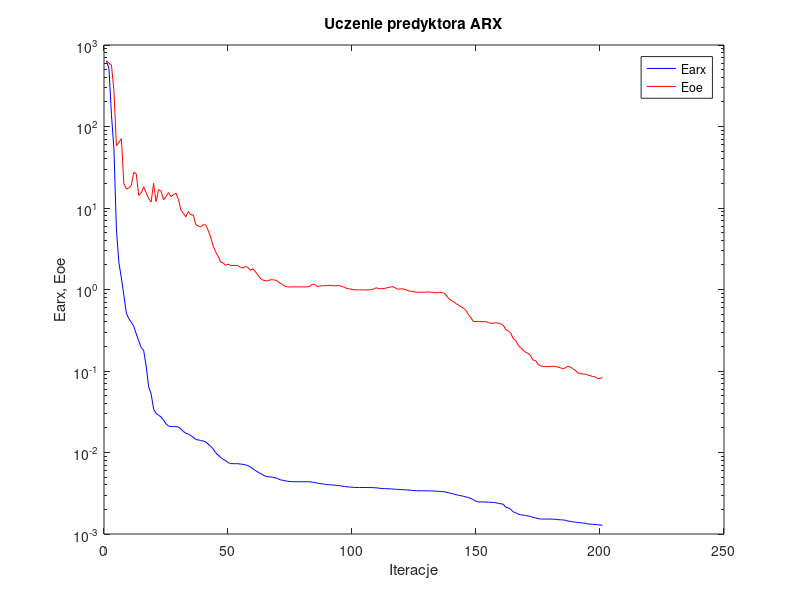
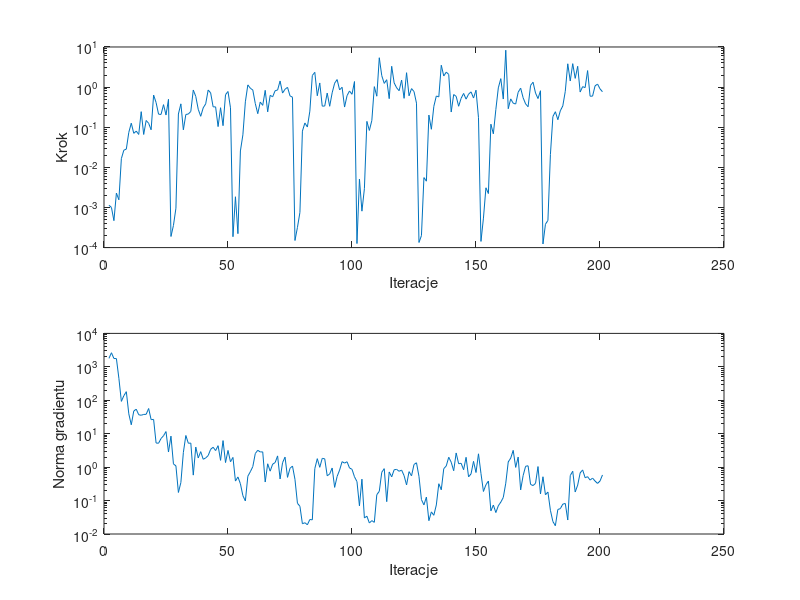

These charts were generated, in order, by the following MATLAB code:
%uczenie predyktora arx
clear all;
n=0; farx(n+1)=6.399469e+002; foe(n+1)=6.354167e+002; wspucz(n+1)=0.000000e+000; ng(n+1)=0.000000e+000;
%odnowa zmiennej metryki
n=1; farx(n+1)=5.087225e+002; foe(n+1)=5.990561e+002; krok(n+1)=1.137613e-003; ng(n+1)=1.789942e+003;
n=2; farx(n+1)=1.402370e+002; foe(n+1)=5.669058e+002; krok(n+1)=1.001196e-003; ng(n+1)=2.638979e+003;
n=3; farx(n+1)=5.290989e+001; foe(n+1)=2.754856e+002; krok(n+1)=4.691225e-004; ng(n+1)=1.772254e+003;
n=4; farx(n+1)=5.528392e+000; foe(n+1)=5.796658e+001; krok(n+1)=2.281831e-003; ng(n+1)=1.764790e+003;
n=5; farx(n+1)=2.131041e+000; foe(n+1)=6.377318e+001; krok(n+1)=1.554197e-003; ng(n+1)=4.537081e+002;
n=6; farx(n+1)=1.387484e+000; foe(n+1)=7.096678e+001; krok(n+1)=1.650423e-002; ng(n+1)=9.255820e+001;
n=7; farx(n+1)=8.541270e-001; foe(n+1)=1.997363e+001; krok(n+1)=2.680031e-002; ng(n+1)=1.371507e+002;
n=8; farx(n+1)=5.128601e-001; foe(n+1)=1.702142e+001; krok(n+1)=2.847603e-002; ng(n+1)=1.806148e+002;
n=9; farx(n+1)=4.396065e-001; foe(n+1)=1.766011e+001; krok(n+1)=7.461084e-002; ng(n+1)=3.926571e+001;
n=10; farx(n+1)=3.962458e-001; foe(n+1)=1.886969e+001; krok(n+1)=1.261335e-001; ng(n+1)=1.848717e+001;
n=11; farx(n+1)=3.539455e-001; foe(n+1)=2.736487e+001; krok(n+1)=7.053511e-002; ng(n+1)=4.762584e+001;
n=12; farx(n+1)=2.864934e-001; foe(n+1)=2.634887e+001; krok(n+1)=8.000730e-002; ng(n+1)=5.416602e+001;
n=13; farx(n+1)=2.344725e-001; foe(n+1)=1.434823e+001; krok(n+1)=6.601690e-002; ng(n+1)=3.685103e+001;
n=14; farx(n+1)=1.939944e-001; foe(n+1)=1.524103e+001; krok(n+1)=2.443912e-001; ng(n+1)=3.561001e+001;
n=15; farx(n+1)=1.780187e-001; foe(n+1)=1.821846e+001; krok(n+1)=6.602029e-002; ng(n+1)=3.769441e+001;
n=16; farx(n+1)=1.151617e-001; foe(n+1)=1.538412e+001; krok(n+1)=1.474115e-001; ng(n+1)=3.796059e+001;
n=17; farx(n+1)=6.388095e-002; foe(n+1)=1.307839e+001; krok(n+1)=1.252004e-001; ng(n+1)=5.670228e+001;
n=18; farx(n+1)=5.260206e-002; foe(n+1)=1.184290e+001; krok(n+1)=8.643496e-002; ng(n+1)=2.633532e+001;
n=19; farx(n+1)=3.409342e-002; foe(n+1)=2.007044e+001; krok(n+1)=6.340763e-001; ng(n+1)=2.673075e+001;
n=20; farx(n+1)=3.018603e-002; foe(n+1)=1.200170e+001; krok(n+1)=4.128102e-001; ng(n+1)=5.271763e+000;
n=21; farx(n+1)=2.874303e-002; foe(n+1)=1.686243e+001; krok(n+1)=2.114442e-001; ng(n+1)=5.183085e+000;
n=22; farx(n+1)=2.728963e-002; foe(n+1)=1.616553e+001; krok(n+1)=2.082003e-001; ng(n+1)=7.185176e+000;
n=23; farx(n+1)=2.497563e-002; foe(n+1)=1.258163e+001; krok(n+1)=3.655097e-001; ng(n+1)=8.702549e+000;
n=24; farx(n+1)=2.243105e-002; foe(n+1)=1.379401e+001; krok(n+1)=2.016994e-001; ng(n+1)=1.158247e+001;
n=25; farx(n+1)=2.114409e-002; foe(n+1)=1.549383e+001; krok(n+1)=4.967261e-001; ng(n+1)=2.832886e+000;
%odnowa zmiennej metryki
n=26; farx(n+1)=2.082345e-002; foe(n+1)=1.378633e+001; krok(n+1)=1.891762e-004; ng(n+1)=8.457765e+000;
n=27; farx(n+1)=2.080668e-002; foe(n+1)=1.455452e+001; krok(n+1)=3.569431e-004; ng(n+1)=1.250776e+000;
n=28; farx(n+1)=2.077537e-002; foe(n+1)=1.523737e+001; krok(n+1)=9.584745e-004; ng(n+1)=1.087868e+000;
n=29; farx(n+1)=2.054172e-002; foe(n+1)=1.279725e+001; krok(n+1)=2.134155e-001; ng(n+1)=1.746790e-001;
n=30; farx(n+1)=1.939062e-002; foe(n+1)=9.458204e+000; krok(n+1)=3.827775e-001; ng(n+1)=3.475199e-001;
n=31; farx(n+1)=1.812282e-002; foe(n+1)=8.662436e+000; krok(n+1)=8.625198e-002; ng(n+1)=2.752086e+000;
n=32; farx(n+1)=1.721446e-002; foe(n+1)=7.763237e+000; krok(n+1)=2.079006e-001; ng(n+1)=8.843935e+000;
n=33; farx(n+1)=1.679405e-002; foe(n+1)=9.073881e+000; krok(n+1)=2.134155e-001; ng(n+1)=5.181963e+000;
n=34; farx(n+1)=1.610137e-002; foe(n+1)=8.239541e+000; krok(n+1)=2.475890e-001; ng(n+1)=5.231962e+000;
n=35; farx(n+1)=1.541159e-002; foe(n+1)=8.215305e+000; krok(n+1)=8.456470e-001; ng(n+1)=5.772945e-001;
n=36; farx(n+1)=1.441119e-002; foe(n+1)=6.238961e+000; krok(n+1)=5.870903e-001; ng(n+1)=3.987844e+000;
n=37; farx(n+1)=1.428250e-002; foe(n+1)=6.008384e+000; krok(n+1)=2.798246e-001; ng(n+1)=1.883025e+000;
n=38; farx(n+1)=1.403013e-002; foe(n+1)=5.879888e+000; krok(n+1)=1.871892e-001; ng(n+1)=2.906253e+000;
n=39; farx(n+1)=1.383436e-002; foe(n+1)=6.238237e+000; krok(n+1)=3.041754e-001; ng(n+1)=1.719632e+000;
n=40; farx(n+1)=1.348635e-002; foe(n+1)=6.215543e+000; krok(n+1)=3.819429e-001; ng(n+1)=1.882037e+000;
n=41; farx(n+1)=1.268416e-002; foe(n+1)=5.321717e+000; krok(n+1)=8.457767e-001; ng(n+1)=2.214242e+000;
n=42; farx(n+1)=1.188674e-002; foe(n+1)=4.383931e+000; krok(n+1)=7.178655e-001; ng(n+1)=3.415593e+000;
n=43; farx(n+1)=1.107853e-002; foe(n+1)=3.442587e+000; krok(n+1)=3.224739e-001; ng(n+1)=3.932975e+000;
n=44; farx(n+1)=9.978067e-003; foe(n+1)=2.902225e+000; krok(n+1)=3.214125e-001; ng(n+1)=3.129727e+000;
n=45; farx(n+1)=9.292155e-003; foe(n+1)=2.579044e+000; krok(n+1)=1.036878e-001; ng(n+1)=4.380483e+000;
n=46; farx(n+1)=8.739709e-003; foe(n+1)=2.176926e+000; krok(n+1)=3.064368e-001; ng(n+1)=1.594268e+000;
n=47; farx(n+1)=8.266347e-003; foe(n+1)=2.122027e+000; krok(n+1)=1.093247e-001; ng(n+1)=6.223567e+000;
n=48; farx(n+1)=7.987137e-003; foe(n+1)=1.982464e+000; krok(n+1)=6.480438e-001; ng(n+1)=1.370020e+000;
n=49; farx(n+1)=7.528420e-003; foe(n+1)=2.047017e+000; krok(n+1)=7.771907e-001; ng(n+1)=3.162329e+000;
n=50; farx(n+1)=7.314979e-003; foe(n+1)=1.974598e+000; krok(n+1)=3.047347e-001; ng(n+1)=1.448348e+000;
%odnowa zmiennej metryki
n=51; farx(n+1)=7.297468e-003; foe(n+1)=1.966558e+000; krok(n+1)=1.867829e-004; ng(n+1)=1.951296e+000;
n=52; farx(n+1)=7.289774e-003; foe(n+1)=1.974455e+000; krok(n+1)=1.849821e-003; ng(n+1)=3.830283e-001;
n=53; farx(n+1)=7.288063e-003; foe(n+1)=1.960570e+000; krok(n+1)=2.224690e-004; ng(n+1)=5.078913e-001;
n=54; farx(n+1)=7.208051e-003; foe(n+1)=1.873310e+000; krok(n+1)=2.563788e-002; ng(n+1)=3.186827e-001;
n=55; farx(n+1)=7.168776e-003; foe(n+1)=1.829299e+000; krok(n+1)=6.460817e-002; ng(n+1)=1.401638e-001;
n=56; farx(n+1)=7.054771e-003; foe(n+1)=1.930755e+000; krok(n+1)=4.305446e-001; ng(n+1)=9.736265e-002;
n=57; farx(n+1)=6.896451e-003; foe(n+1)=1.858055e+000; krok(n+1)=1.136651e+000; ng(n+1)=5.350778e-001;
n=58; farx(n+1)=6.667054e-003; foe(n+1)=1.730842e+000; krok(n+1)=9.372047e-001; ng(n+1)=7.283605e-001;
n=59; farx(n+1)=6.321908e-003; foe(n+1)=1.797619e+000; krok(n+1)=8.456470e-001; ng(n+1)=1.034164e+000;
n=60; farx(n+1)=6.020662e-003; foe(n+1)=1.666472e+000; krok(n+1)=3.904377e-001; ng(n+1)=2.551870e+000;
n=61; farx(n+1)=5.775398e-003; foe(n+1)=1.515931e+000; krok(n+1)=2.176811e-001; ng(n+1)=3.192920e+000;
n=62; farx(n+1)=5.534585e-003; foe(n+1)=1.372531e+000; krok(n+1)=4.228884e-001; ng(n+1)=2.845707e+000;
n=63; farx(n+1)=5.340937e-003; foe(n+1)=1.307479e+000; krok(n+1)=3.510640e-001; ng(n+1)=2.857373e+000;
n=64; farx(n+1)=5.120104e-003; foe(n+1)=1.281605e+000; krok(n+1)=8.316025e-001; ng(n+1)=3.590869e-001;
n=65; farx(n+1)=5.058825e-003; foe(n+1)=1.277419e+000; krok(n+1)=2.418297e-001; ng(n+1)=1.259826e+000;
n=66; farx(n+1)=5.011259e-003; foe(n+1)=1.314611e+000; krok(n+1)=6.228822e-001; ng(n+1)=7.574213e-001;
n=67; farx(n+1)=4.973853e-003; foe(n+1)=1.317980e+000; krok(n+1)=5.738785e-001; ng(n+1)=1.227739e+000;
n=68; farx(n+1)=4.895106e-003; foe(n+1)=1.305507e+000; krok(n+1)=8.127796e-001; ng(n+1)=1.367158e+000;
n=69; farx(n+1)=4.788752e-003; foe(n+1)=1.264571e+000; krok(n+1)=8.457767e-001; ng(n+1)=2.166398e+000;
n=70; farx(n+1)=4.633055e-003; foe(n+1)=1.197693e+000; krok(n+1)=1.422745e+000; ng(n+1)=4.428056e-001;
n=71; farx(n+1)=4.566208e-003; foe(n+1)=1.145626e+000; krok(n+1)=7.101669e-001; ng(n+1)=1.361575e+000;
n=72; farx(n+1)=4.490489e-003; foe(n+1)=1.096920e+000; krok(n+1)=8.838889e-001; ng(n+1)=1.995009e+000;
n=73; farx(n+1)=4.443641e-003; foe(n+1)=1.076621e+000; krok(n+1)=9.876806e-001; ng(n+1)=4.942371e-001;
n=74; farx(n+1)=4.405168e-003; foe(n+1)=1.073663e+000; krok(n+1)=6.051036e-001; ng(n+1)=9.252059e-001;
n=75; farx(n+1)=4.382351e-003; foe(n+1)=1.076119e+000; krok(n+1)=5.600723e-001; ng(n+1)=1.078424e+000;
%odnowa zmiennej metryki
n=76; farx(n+1)=4.381651e-003; foe(n+1)=1.077380e+000; krok(n+1)=1.501886e-004; ng(n+1)=4.312192e-001;
n=77; farx(n+1)=4.381598e-003; foe(n+1)=1.077098e+000; krok(n+1)=3.184791e-004; ng(n+1)=8.289526e-002;
n=78; farx(n+1)=4.381494e-003; foe(n+1)=1.076837e+000; krok(n+1)=7.543972e-004; ng(n+1)=6.754052e-002;
n=79; farx(n+1)=4.380498e-003; foe(n+1)=1.074673e+000; krok(n+1)=8.000730e-002; ng(n+1)=2.024984e-002;
n=80; farx(n+1)=4.378825e-003; foe(n+1)=1.075081e+000; krok(n+1)=1.276801e-001; ng(n+1)=2.174508e-002;
n=81; farx(n+1)=4.377360e-003; foe(n+1)=1.079917e+000; krok(n+1)=1.011122e-001; ng(n+1)=1.888894e-002;
n=82; farx(n+1)=4.371581e-003; foe(n+1)=1.096140e+000; krok(n+1)=2.515310e-001; ng(n+1)=2.714665e-002;
n=83; farx(n+1)=4.327871e-003; foe(n+1)=1.159505e+000; krok(n+1)=1.948980e+000; ng(n+1)=2.651784e-002;
n=84; farx(n+1)=4.267886e-003; foe(n+1)=1.156280e+000; krok(n+1)=2.336873e+000; ng(n+1)=9.024302e-001;
n=85; farx(n+1)=4.216766e-003; foe(n+1)=1.088459e+000; krok(n+1)=6.088496e-001; ng(n+1)=1.792136e+000;
n=86; farx(n+1)=4.158110e-003; foe(n+1)=1.101498e+000; krok(n+1)=1.269080e+000; ng(n+1)=9.882383e-001;
n=87; farx(n+1)=4.126287e-003; foe(n+1)=1.114589e+000; krok(n+1)=3.355407e-001; ng(n+1)=1.831142e+000;
n=88; farx(n+1)=4.075869e-003; foe(n+1)=1.111205e+000; krok(n+1)=3.372291e-001; ng(n+1)=1.773549e+000;
n=89; farx(n+1)=4.031166e-003; foe(n+1)=1.118388e+000; krok(n+1)=7.101669e-001; ng(n+1)=5.521856e-001;
n=90; farx(n+1)=4.019830e-003; foe(n+1)=1.124646e+000; krok(n+1)=3.326660e-001; ng(n+1)=6.225731e-001;
n=91; farx(n+1)=4.002002e-003; foe(n+1)=1.116002e+000; krok(n+1)=7.215816e-001; ng(n+1)=9.427432e-001;
n=92; farx(n+1)=3.977484e-003; foe(n+1)=1.108013e+000; krok(n+1)=1.251615e+000; ng(n+1)=2.480698e-001;
n=93; farx(n+1)=3.947044e-003; foe(n+1)=1.118150e+000; krok(n+1)=1.541916e+000; ng(n+1)=5.273749e-001;
n=94; farx(n+1)=3.929363e-003; foe(n+1)=1.113707e+000; krok(n+1)=8.536620e-001; ng(n+1)=8.153636e-001;
n=95; farx(n+1)=3.861103e-003; foe(n+1)=1.085044e+000; krok(n+1)=9.906032e-001; ng(n+1)=1.459075e+000;
n=96; farx(n+1)=3.831700e-003; foe(n+1)=1.067632e+000; krok(n+1)=3.183983e-001; ng(n+1)=1.321513e+000;
n=97; farx(n+1)=3.790853e-003; foe(n+1)=1.025799e+000; krok(n+1)=6.128735e-001; ng(n+1)=1.450774e+000;
n=98; farx(n+1)=3.771236e-003; foe(n+1)=1.018689e+000; krok(n+1)=8.008859e-001; ng(n+1)=9.422342e-001;
n=99; farx(n+1)=3.750692e-003; foe(n+1)=1.003719e+000; krok(n+1)=6.622313e-001; ng(n+1)=8.628515e-001;
n=100; farx(n+1)=3.726287e-003; foe(n+1)=9.916124e-001; krok(n+1)=1.377726e+000; ng(n+1)=5.142154e-001;
%odnowa zmiennej metryki
n=101; farx(n+1)=3.725574e-003; foe(n+1)=9.894431e-001; krok(n+1)=1.261442e-004; ng(n+1)=3.697091e-001;
n=102; farx(n+1)=3.724631e-003; foe(n+1)=9.901708e-001; krok(n+1)=5.119766e-003; ng(n+1)=6.959816e-002;
n=103; farx(n+1)=3.720950e-003; foe(n+1)=9.905727e-001; krok(n+1)=8.094739e-004; ng(n+1)=4.367327e-001;
n=104; farx(n+1)=3.720878e-003; foe(n+1)=9.904358e-001; krok(n+1)=2.953444e-003; ng(n+1)=3.016572e-002;
n=105; farx(n+1)=3.716288e-003; foe(n+1)=9.850479e-001; krok(n+1)=1.399123e-001; ng(n+1)=3.409231e-002;
n=106; farx(n+1)=3.714817e-003; foe(n+1)=9.917093e-001; krok(n+1)=8.322808e-002; ng(n+1)=2.137100e-002;
n=107; farx(n+1)=3.711994e-003; foe(n+1)=9.960994e-001; krok(n+1)=1.476964e-001; ng(n+1)=2.514354e-002;
n=108; farx(n+1)=3.695696e-003; foe(n+1)=1.026990e+000; krok(n+1)=1.026961e+000; ng(n+1)=2.234841e-002;
n=109; farx(n+1)=3.686315e-003; foe(n+1)=1.049387e+000; krok(n+1)=5.930463e-001; ng(n+1)=1.502435e-001;
n=110; farx(n+1)=3.639428e-003; foe(n+1)=1.017323e+000; krok(n+1)=5.395666e+000; ng(n+1)=1.891502e-001;
n=111; farx(n+1)=3.618656e-003; foe(n+1)=1.028419e+000; krok(n+1)=1.927884e+000; ng(n+1)=7.024572e-001;
n=112; farx(n+1)=3.603208e-003; foe(n+1)=1.024475e+000; krok(n+1)=1.236406e+000; ng(n+1)=9.004030e-001;
n=113; farx(n+1)=3.597204e-003; foe(n+1)=1.050006e+000; krok(n+1)=1.530125e+000; ng(n+1)=9.282279e-002;
n=114; farx(n+1)=3.591302e-003; foe(n+1)=1.059312e+000; krok(n+1)=5.154350e-001; ng(n+1)=7.171313e-001;
n=115; farx(n+1)=3.571700e-003; foe(n+1)=1.081777e+000; krok(n+1)=3.302482e+000; ng(n+1)=5.120419e-001;
n=116; farx(n+1)=3.552516e-003; foe(n+1)=1.073435e+000; krok(n+1)=1.272290e+000; ng(n+1)=8.360615e-001;
n=117; farx(n+1)=3.531843e-003; foe(n+1)=1.017016e+000; krok(n+1)=9.607629e-001; ng(n+1)=8.556829e-001;
n=118; farx(n+1)=3.515959e-003; foe(n+1)=1.011523e+000; krok(n+1)=8.127796e-001; ng(n+1)=7.511228e-001;
n=119; farx(n+1)=3.500500e-003; foe(n+1)=1.018428e+000; krok(n+1)=1.499788e+000; ng(n+1)=8.160331e-001;
n=120; farx(n+1)=3.492292e-003; foe(n+1)=1.013423e+000; krok(n+1)=5.249576e-001; ng(n+1)=5.569303e-001;
n=121; farx(n+1)=3.477531e-003; foe(n+1)=9.868380e-001; krok(n+1)=2.285898e+000; ng(n+1)=2.935225e-001;
n=122; farx(n+1)=3.459575e-003; foe(n+1)=9.562295e-001; krok(n+1)=6.071167e-001; ng(n+1)=7.333165e-001;
n=123; farx(n+1)=3.432256e-003; foe(n+1)=9.498664e-001; krok(n+1)=9.168184e-001; ng(n+1)=5.479642e-001;
n=124; farx(n+1)=3.410832e-003; foe(n+1)=9.378767e-001; krok(n+1)=7.763546e-001; ng(n+1)=1.202154e+000;
n=125; farx(n+1)=3.393094e-003; foe(n+1)=9.262349e-001; krok(n+1)=3.983032e-001; ng(n+1)=1.350411e+000;
%odnowa zmiennej metryki
n=126; farx(n+1)=3.391434e-003; foe(n+1)=9.259621e-001; krok(n+1)=1.340733e-004; ng(n+1)=5.300519e-001;
n=127; farx(n+1)=3.391360e-003; foe(n+1)=9.255230e-001; krok(n+1)=1.991080e-004; ng(n+1)=1.068907e-001;
n=128; farx(n+1)=3.390496e-003; foe(n+1)=9.274726e-001; krok(n+1)=5.557598e-003; ng(n+1)=7.427455e-002;
n=129; farx(n+1)=3.388497e-003; foe(n+1)=9.278525e-001; krok(n+1)=4.520892e-003; ng(n+1)=1.274380e-001;
n=130; farx(n+1)=3.384957e-003; foe(n+1)=9.334972e-001; krok(n+1)=2.010048e-001; ng(n+1)=2.501189e-002;
n=131; farx(n+1)=3.379087e-003; foe(n+1)=9.274606e-001; krok(n+1)=8.892157e-002; ng(n+1)=4.585922e-002;
n=132; farx(n+1)=3.366940e-003; foe(n+1)=9.141222e-001; krok(n+1)=3.321888e-001; ng(n+1)=3.632027e-002;
n=133; farx(n+1)=3.346518e-003; foe(n+1)=9.133214e-001; krok(n+1)=6.000244e-001; ng(n+1)=7.393172e-002;
n=134; farx(n+1)=3.343125e-003; foe(n+1)=9.147481e-001; krok(n+1)=5.690454e-001; ng(n+1)=3.189177e-001;
n=135; farx(n+1)=3.326426e-003; foe(n+1)=9.199053e-001; krok(n+1)=3.509277e+000; ng(n+1)=2.101920e-001;
n=136; farx(n+1)=3.305775e-003; foe(n+1)=9.051540e-001; krok(n+1)=1.890784e+000; ng(n+1)=9.018576e-001;
n=137; farx(n+1)=3.265857e-003; foe(n+1)=8.517472e-001; krok(n+1)=2.360928e+000; ng(n+1)=1.082065e+000;
n=138; farx(n+1)=3.193589e-003; foe(n+1)=7.718678e-001; krok(n+1)=2.071731e+000; ng(n+1)=1.977535e+000;
n=139; farx(n+1)=3.155234e-003; foe(n+1)=7.355012e-001; krok(n+1)=2.394184e-001; ng(n+1)=1.403617e+000;
n=140; farx(n+1)=3.100890e-003; foe(n+1)=7.068661e-001; krok(n+1)=6.522451e-001; ng(n+1)=7.801813e-001;
n=141; farx(n+1)=3.028718e-003; foe(n+1)=6.704880e-001; krok(n+1)=5.885355e-001; ng(n+1)=2.654635e+000;
n=142; farx(n+1)=2.991676e-003; foe(n+1)=6.407068e-001; krok(n+1)=3.329123e-001; ng(n+1)=1.261224e+000;
n=143; farx(n+1)=2.951433e-003; foe(n+1)=6.142860e-001; krok(n+1)=5.249576e-001; ng(n+1)=1.304025e+000;
n=144; farx(n+1)=2.893928e-003; foe(n+1)=5.870494e-001; krok(n+1)=6.954939e-001; ng(n+1)=8.360815e-001;
n=145; farx(n+1)=2.844882e-003; foe(n+1)=5.535553e-001; krok(n+1)=5.014424e-001; ng(n+1)=1.966498e+000;
n=146; farx(n+1)=2.798884e-003; foe(n+1)=4.898719e-001; krok(n+1)=6.656880e-001; ng(n+1)=5.117948e-001;
n=147; farx(n+1)=2.716697e-003; foe(n+1)=4.469957e-001; krok(n+1)=7.612154e-001; ng(n+1)=6.287292e-001;
n=148; farx(n+1)=2.626340e-003; foe(n+1)=4.028558e-001; krok(n+1)=5.341966e-001; ng(n+1)=1.489247e+000;
n=149; farx(n+1)=2.524107e-003; foe(n+1)=4.037265e-001; krok(n+1)=8.375141e-001; ng(n+1)=6.901276e-001;
n=150; farx(n+1)=2.474990e-003; foe(n+1)=4.050992e-001; krok(n+1)=1.732520e-001; ng(n+1)=2.503103e+000;
%odnowa zmiennej metryki
n=151; farx(n+1)=2.473526e-003; foe(n+1)=4.033287e-001; krok(n+1)=1.426314e-004; ng(n+1)=6.473437e-001;
n=152; farx(n+1)=2.473014e-003; foe(n+1)=4.036397e-001; krok(n+1)=5.426600e-004; ng(n+1)=1.869594e-001;
n=153; farx(n+1)=2.464163e-003; foe(n+1)=4.029157e-001; krok(n+1)=3.096185e-003; ng(n+1)=2.966756e-001;
n=154; farx(n+1)=2.456300e-003; foe(n+1)=3.937459e-001; krok(n+1)=2.222834e-003; ng(n+1)=3.846448e-001;
n=155; farx(n+1)=2.447084e-003; foe(n+1)=3.845662e-001; krok(n+1)=1.191056e-001; ng(n+1)=4.912980e-002;
n=156; farx(n+1)=2.435064e-003; foe(n+1)=3.854149e-001; krok(n+1)=6.852302e-002; ng(n+1)=7.351859e-002;
n=157; farx(n+1)=2.421687e-003; foe(n+1)=3.907905e-001; krok(n+1)=2.760258e-001; ng(n+1)=4.378056e-002;
n=158; farx(n+1)=2.375563e-003; foe(n+1)=3.853122e-001; krok(n+1)=9.576737e-001; ng(n+1)=6.991875e-002;
n=159; farx(n+1)=2.350193e-003; foe(n+1)=3.778110e-001; krok(n+1)=1.625559e+000; ng(n+1)=8.988329e-002;
n=160; farx(n+1)=2.315066e-003; foe(n+1)=3.650010e-001; krok(n+1)=5.039997e-001; ng(n+1)=1.236196e-001;
n=161; farx(n+1)=2.133289e-003; foe(n+1)=3.214179e-001; krok(n+1)=8.309119e+000; ng(n+1)=3.306919e-001;
n=162; farx(n+1)=2.092643e-003; foe(n+1)=3.113856e-001; krok(n+1)=2.894475e-001; ng(n+1)=1.432765e+000;
n=163; farx(n+1)=2.007595e-003; foe(n+1)=2.917253e-001; krok(n+1)=5.086203e-001; ng(n+1)=1.864956e+000;
n=164; farx(n+1)=1.870554e-003; foe(n+1)=2.493719e-001; krok(n+1)=3.963116e-001; ng(n+1)=3.176877e+000;
n=165; farx(n+1)=1.823273e-003; foe(n+1)=2.371116e-001; krok(n+1)=3.785938e-001; ng(n+1)=9.823430e-001;
n=166; farx(n+1)=1.754379e-003; foe(n+1)=2.060491e-001; krok(n+1)=7.448368e-001; ng(n+1)=2.003728e+000;
n=167; farx(n+1)=1.722996e-003; foe(n+1)=1.938367e-001; krok(n+1)=9.429061e-001; ng(n+1)=2.086116e-001;
n=168; farx(n+1)=1.706605e-003; foe(n+1)=1.813582e-001; krok(n+1)=5.429402e-001; ng(n+1)=5.573932e-001;
n=169; farx(n+1)=1.685952e-003; foe(n+1)=1.699073e-001; krok(n+1)=3.819012e-001; ng(n+1)=1.061205e+000;
n=170; farx(n+1)=1.666322e-003; foe(n+1)=1.650517e-001; krok(n+1)=3.240219e-001; ng(n+1)=1.097296e+000;
n=171; farx(n+1)=1.640662e-003; foe(n+1)=1.542528e-001; krok(n+1)=1.104103e+000; ng(n+1)=3.042649e-001;
n=172; farx(n+1)=1.598462e-003; foe(n+1)=1.359529e-001; krok(n+1)=1.324463e+000; ng(n+1)=2.809018e-001;
n=173; farx(n+1)=1.575608e-003; foe(n+1)=1.348257e-001; krok(n+1)=7.113726e-001; ng(n+1)=3.267844e-001;
n=174; farx(n+1)=1.547514e-003; foe(n+1)=1.206607e-001; krok(n+1)=5.183452e-001; ng(n+1)=1.040735e+000;
n=175; farx(n+1)=1.528108e-003; foe(n+1)=1.154855e-001; krok(n+1)=8.127796e-001; ng(n+1)=1.584784e-001;
%odnowa zmiennej metryki
n=176; farx(n+1)=1.525926e-003; foe(n+1)=1.138483e-001; krok(n+1)=1.231773e-004; ng(n+1)=5.153189e-001;
n=177; farx(n+1)=1.525594e-003; foe(n+1)=1.135538e-001; krok(n+1)=3.824249e-004; ng(n+1)=1.489175e-001;
n=178; farx(n+1)=1.525093e-003; foe(n+1)=1.131177e-001; krok(n+1)=4.751309e-004; ng(n+1)=1.798805e-001;
n=179; farx(n+1)=1.523362e-003; foe(n+1)=1.136909e-001; krok(n+1)=2.080702e-002; ng(n+1)=5.123751e-002;
n=180; farx(n+1)=1.520276e-003; foe(n+1)=1.145191e-001; krok(n+1)=1.845727e-001; ng(n+1)=2.365432e-002;
n=181; farx(n+1)=1.517171e-003; foe(n+1)=1.136075e-001; krok(n+1)=2.435056e-001; ng(n+1)=1.769189e-002;
n=182; farx(n+1)=1.500249e-003; foe(n+1)=1.118539e-001; krok(n+1)=1.538927e-001; ng(n+1)=5.422101e-002;
n=183; farx(n+1)=1.493898e-003; foe(n+1)=1.097379e-001; krok(n+1)=2.569287e-001; ng(n+1)=5.729779e-002;
n=184; farx(n+1)=1.487703e-003; foe(n+1)=1.069295e-001; krok(n+1)=3.403631e-001; ng(n+1)=7.826262e-002;
n=185; farx(n+1)=1.476645e-003; foe(n+1)=1.090022e-001; krok(n+1)=7.847380e-001; ng(n+1)=8.205593e-002;
n=186; farx(n+1)=1.442010e-003; foe(n+1)=1.141502e-001; krok(n+1)=3.811380e+000; ng(n+1)=2.623458e-002;
n=187; farx(n+1)=1.431645e-003; foe(n+1)=1.121871e-001; krok(n+1)=1.420334e+000; ng(n+1)=5.584105e-001;
n=188; farx(n+1)=1.408150e-003; foe(n+1)=1.071337e-001; krok(n+1)=3.841537e+000; ng(n+1)=7.545310e-001;
n=189; farx(n+1)=1.398541e-003; foe(n+1)=1.023383e-001; krok(n+1)=1.650428e+000; ng(n+1)=1.806223e-001;
n=190; farx(n+1)=1.384781e-003; foe(n+1)=9.502926e-002; krok(n+1)=3.302482e+000; ng(n+1)=2.903142e-001;
n=191; farx(n+1)=1.376125e-003; foe(n+1)=9.305442e-002; krok(n+1)=7.536472e-001; ng(n+1)=6.740220e-001;
n=192; farx(n+1)=1.364611e-003; foe(n+1)=9.185608e-002; krok(n+1)=1.026961e+000; ng(n+1)=8.250395e-001;
n=193; farx(n+1)=1.357187e-003; foe(n+1)=9.145529e-002; krok(n+1)=9.717315e-001; ng(n+1)=4.823495e-001;
n=194; farx(n+1)=1.327414e-003; foe(n+1)=8.939268e-002; krok(n+1)=2.582008e+000; ng(n+1)=5.179344e-001;
n=195; farx(n+1)=1.322136e-003; foe(n+1)=8.773919e-002; krok(n+1)=5.936463e-001; ng(n+1)=4.103920e-001;
n=196; farx(n+1)=1.315486e-003; foe(n+1)=8.560417e-002; krok(n+1)=5.951867e-001; ng(n+1)=4.690563e-001;
n=197; farx(n+1)=1.310157e-003; foe(n+1)=8.484894e-002; krok(n+1)=1.071175e+000; ng(n+1)=3.842890e-001;
n=198; farx(n+1)=1.297160e-003; foe(n+1)=8.087305e-002; krok(n+1)=1.191322e+000; ng(n+1)=3.258169e-001;
n=199; farx(n+1)=1.288983e-003; foe(n+1)=8.115961e-002; krok(n+1)=9.073805e-001; ng(n+1)=3.839577e-001;
n=200; farx(n+1)=1.282573e-003; foe(n+1)=8.336807e-002; krok(n+1)=7.638023e-001; ng(n+1)=5.835658e-001;

figure; semilogy(farx,'b'); hold on; semilogy(foe,'r'); xlabel('Iteracje'); ylabel('Earx, Eoe'); legend('Earx','Eoe'); title('Uczenie predyktora ARX');
figure; subplot(2,1,1); semilogy(krok); xlabel('Iteracje'); ylabel('Krok');
subplot(2,1,2); semilogy(ng); xlabel('Iteracje'); ylabel('Norma gradientu');
Earx=farx(n+1)
Eoe=foe(n+1)
